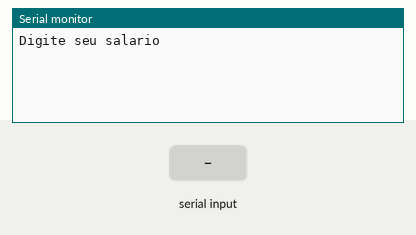
This sketch was run on a simulated Arduino Uno, built with avr-gcc and run on an emulated ATmega328P. Shown: the last lines printed to the serial monitor. Inputs (shaded band) come from the test bench.

Above: at 1.2 s.
1.3 s: "90,45\n" received over Serial
At 2.1 s:
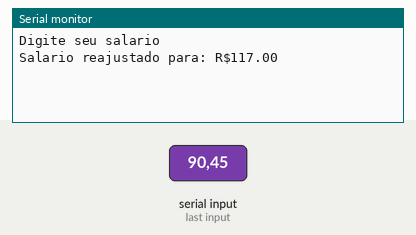
3.8 s: "30,150\n" received over Serial
At 4.6 s:
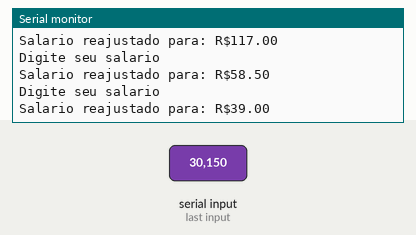
Timing chart, 0 to 6.8 s (numbered marks = the images above; inputs shaded):
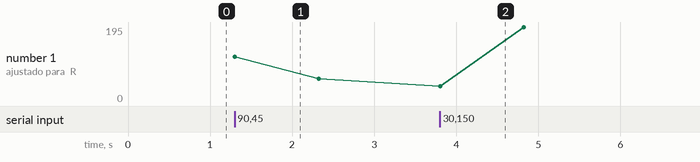

Measured:
- after the input at 1.3 s, the serial monitor: prints a new line at once (image 1)
- after the input at 3.8 s, the serial monitor: prints a new line at once (image 2)

The sketch:

exercicio_91.ino
```cpp
/*
Uma empresa decide dar aumento de 30% aos funcionários cujo salário é
inferior a 500 reais. Escreva um programa que receba o salário de um
funcionário e imprima o valor do salário reajustado ou uma mensagem caso o
funcionário não tenha direito a aumento.
*/
//C++ code
//variaveis
float salario;
void setup()
{
  Serial.begin(9600);
}

void loop()
{
  Serial.println("Digite seu salario");
  while(! Serial.available());
  salario = Serial.parseFloat();//guarda a resposta do usuario

  //processamento
  if(salario < 500){
    salario = salario * 1.3;
    Serial.println("Salario reajustado para: R$" + String (salario));
  } else {
    Serial.println(" o funcionario nao tenha direito a aumento.");
  }
 delay(1000);
}
```
